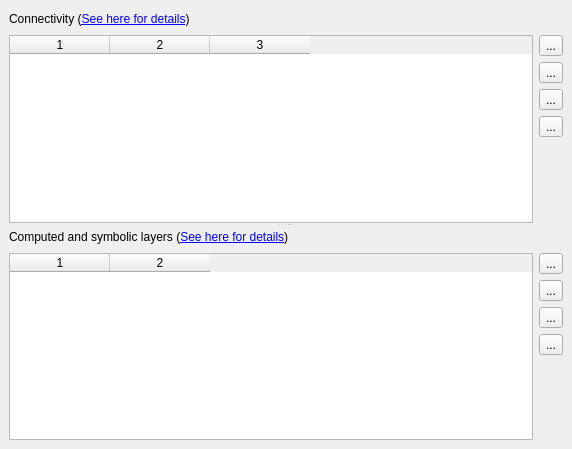
<?xml version="1.0" encoding="UTF-8"?>
<ui version="4.0">
 <class>NetTracerConnectivityEditor</class>
 <widget class="QWidget" name="NetTracerConnectivityEditor">
  <property name="geometry">
   <rect>
    <x>0</x>
    <y>0</y>
    <width>572</width>
    <height>449</height>
   </rect>
  </property>
  <property name="windowTitle">
   <string>Form</string>
  </property>
  <layout class="QVBoxLayout">
   <property name="spacing">
    <number>6</number>
   </property>
   <property name="margin" stdset="0">
    <number>9</number>
   </property>
   <item>
    <widget class="QSplitter" name="splitter">
     <property name="orientation">
      <enum>Qt::Vertical</enum>
     </property>
     <widget class="QFrame" name="frame_6">
      <property name="frameShape">
       <enum>QFrame::NoFrame</enum>
      </property>
      <property name="frameShadow">
       <enum>QFrame::Raised</enum>
      </property>
      <layout class="QVBoxLayout">
       <property name="spacing">
        <number>6</number>
       </property>
       <property name="margin" stdset="0">
        <number>0</number>
       </property>
       <item>
        <widget class="QFrame" name="frame_2">
         <property name="frameShape">
          <enum>QFrame::NoFrame</enum>
         </property>
         <property name="frameShadow">
          <enum>QFrame::Raised</enum>
         </property>
         <layout class="QHBoxLayout">
          <property name="spacing">
           <number>6</number>
          </property>
          <property name="margin" stdset="0">
           <number>0</number>
          </property>
          <item>
           <widget class="QLabel" name="help_label">
            <property name="text">
             <string>&lt;html&gt;Connectivity (&lt;a href=&quot;int:/about/connectivity.xml&quot;&gt;See here for details&lt;/a&gt;)&lt;/html&gt;</string>
            </property>
           </widget>
          </item>
          <item>
           <spacer>
            <property name="orientation">
             <enum>Qt::Horizontal</enum>
            </property>
            <property name="sizeHint" stdset="0">
             <size>
              <width>40</width>
              <height>20</height>
             </size>
            </property>
           </spacer>
          </item>
         </layout>
        </widget>
       </item>
       <item>
        <widget class="QFrame" name="frame_5">
         <property name="frameShape">
          <enum>QFrame::NoFrame</enum>
         </property>
         <property name="frameShadow">
          <enum>QFrame::Raised</enum>
         </property>
         <layout class="QGridLayout">
          <property name="margin" stdset="0">
           <number>0</number>
          </property>
          <property name="spacing">
           <number>6</number>
          </property>
          <item row="3" column="1">
           <widget class="QToolButton" name="move_conductor_down_pb">
            <property name="text">
             <string>...</string>
            </property>
            <property name="icon">
             <iconset resource="../../../../icons/icons.qrc">
              <normaloff>:/down_16px.png</normaloff>:/down_16px.png</iconset>
            </property>
           </widget>
          </item>
          <item row="1" column="1">
           <widget class="QToolButton" name="del_conductor_pb">
            <property name="text">
             <string>...</string>
            </property>
            <property name="icon">
             <iconset resource="../../../../icons/icons.qrc">
              <normaloff>:/del_16px.png</normaloff>:/del_16px.png</iconset>
            </property>
            <property name="shortcut">
             <string>Del</string>
            </property>
           </widget>
          </item>
          <item row="0" column="0" rowspan="5">
           <widget class="QTableWidget" name="connectivity_table">
            <property name="editTriggers">
             <set>QAbstractItemView::AllEditTriggers</set>
            </property>
            <property name="alternatingRowColors">
             <bool>true</bool>
            </property>
            <property name="selectionBehavior">
             <enum>QAbstractItemView::SelectRows</enum>
            </property>
            <property name="columnCount">
             <number>3</number>
            </property>
            <column/>
            <column/>
            <column/>
           </widget>
          </item>
          <item row="0" column="1">
           <widget class="QToolButton" name="add_conductor_pb">
            <property name="text">
             <string>...</string>
            </property>
            <property name="icon">
             <iconset resource="../../../../icons/icons.qrc">
              <normaloff>:/add_16px.png</normaloff>:/add_16px.png</iconset>
            </property>
            <property name="shortcut">
             <string>Return</string>
            </property>
           </widget>
          </item>
          <item row="4" column="1">
           <spacer>
            <property name="orientation">
             <enum>Qt::Vertical</enum>
            </property>
            <property name="sizeHint" stdset="0">
             <size>
              <width>20</width>
              <height>131</height>
             </size>
            </property>
           </spacer>
          </item>
          <item row="2" column="1">
           <widget class="QToolButton" name="move_conductor_up_pb">
            <property name="text">
             <string>...</string>
            </property>
            <property name="icon">
             <iconset resource="../../../../icons/icons.qrc">
              <normaloff>:/up_16px.png</normaloff>:/up_16px.png</iconset>
            </property>
           </widget>
          </item>
         </layout>
        </widget>
       </item>
      </layout>
     </widget>
     <widget class="QFrame" name="frame_4">
      <property name="frameShape">
       <enum>QFrame::NoFrame</enum>
      </property>
      <property name="frameShadow">
       <enum>QFrame::Raised</enum>
      </property>
      <layout class="QVBoxLayout">
       <property name="spacing">
        <number>6</number>
       </property>
       <property name="margin" stdset="0">
        <number>0</number>
       </property>
       <item>
        <widget class="QFrame" name="frame_3">
         <property name="frameShape">
          <enum>QFrame::NoFrame</enum>
         </property>
         <property name="frameShadow">
          <enum>QFrame::Raised</enum>
         </property>
         <layout class="QHBoxLayout">
          <property name="spacing">
           <number>6</number>
          </property>
          <property name="margin" stdset="0">
           <number>0</number>
          </property>
          <item>
           <widget class="QLabel" name="symbol_help_label">
            <property name="text">
             <string>&lt;html&gt;Computed and symbolic layers (&lt;a href=&quot;int:/about/symbolic_layers.xml&quot;&gt;See here for details&lt;/a&gt;)&lt;/html&gt;</string>
            </property>
           </widget>
          </item>
          <item>
           <spacer>
            <property name="orientation">
             <enum>Qt::Horizontal</enum>
            </property>
            <property name="sizeHint" stdset="0">
             <size>
              <width>40</width>
              <height>20</height>
             </size>
            </property>
           </spacer>
          </item>
         </layout>
        </widget>
       </item>
       <item>
        <widget class="QFrame" name="frame">
         <property name="frameShape">
          <enum>QFrame::NoFrame</enum>
         </property>
         <property name="frameShadow">
          <enum>QFrame::Raised</enum>
         </property>
         <layout class="QGridLayout">
          <property name="margin" stdset="0">
           <number>0</number>
          </property>
          <property name="spacing">
           <number>6</number>
          </property>
          <item row="3" column="1">
           <widget class="QToolButton" name="move_symbol_down_pb">
            <property name="text">
             <string>...</string>
            </property>
            <property name="icon">
             <iconset resource="../../../../icons/icons.qrc">
              <normaloff>:/down_16px.png</normaloff>:/down_16px.png</iconset>
            </property>
           </widget>
          </item>
          <item row="1" column="1">
           <widget class="QToolButton" name="del_symbol_pb">
            <property name="text">
             <string>...</string>
            </property>
            <property name="icon">
             <iconset resource="../../../../icons/icons.qrc">
              <normaloff>:/del_16px.png</normaloff>:/del_16px.png</iconset>
            </property>
            <property name="shortcut">
             <string>Del</string>
            </property>
           </widget>
          </item>
          <item row="0" column="0" rowspan="5">
           <widget class="QTableWidget" name="symbol_table">
            <property name="editTriggers">
             <set>QAbstractItemView::AllEditTriggers</set>
            </property>
            <property name="alternatingRowColors">
             <bool>true</bool>
            </property>
            <property name="selectionBehavior">
             <enum>QAbstractItemView::SelectRows</enum>
            </property>
            <property name="columnCount">
             <number>2</number>
            </property>
            <column/>
            <column/>
           </widget>
          </item>
          <item row="0" column="1">
           <widget class="QToolButton" name="add_symbol_pb">
            <property name="text">
             <string>...</string>
            </property>
            <property name="icon">
             <iconset resource="../../../../icons/icons.qrc">
              <normaloff>:/add_16px.png</normaloff>:/add_16px.png</iconset>
            </property>
            <property name="shortcut">
             <string>Return</string>
            </property>
           </widget>
          </item>
          <item row="4" column="1">
           <spacer>
            <property name="orientation">
             <enum>Qt::Vertical</enum>
            </property>
            <property name="sizeHint" stdset="0">
             <size>
              <width>20</width>
              <height>131</height>
             </size>
            </property>
           </spacer>
          </item>
          <item row="2" column="1">
           <widget class="QToolButton" name="move_symbol_up_pb">
            <property name="text">
             <string>...</string>
            </property>
            <property name="icon">
             <iconset resource="../../../../icons/icons.qrc">
              <normaloff>:/up_16px.png</normaloff>:/up_16px.png</iconset>
            </property>
           </widget>
          </item>
         </layout>
        </widget>
       </item>
      </layout>
     </widget>
    </widget>
   </item>
  </layout>
 </widget>
 <resources>
  <include location="../../../../icons/icons.qrc"/>
 </resources>
 <connections/>
</ui>
